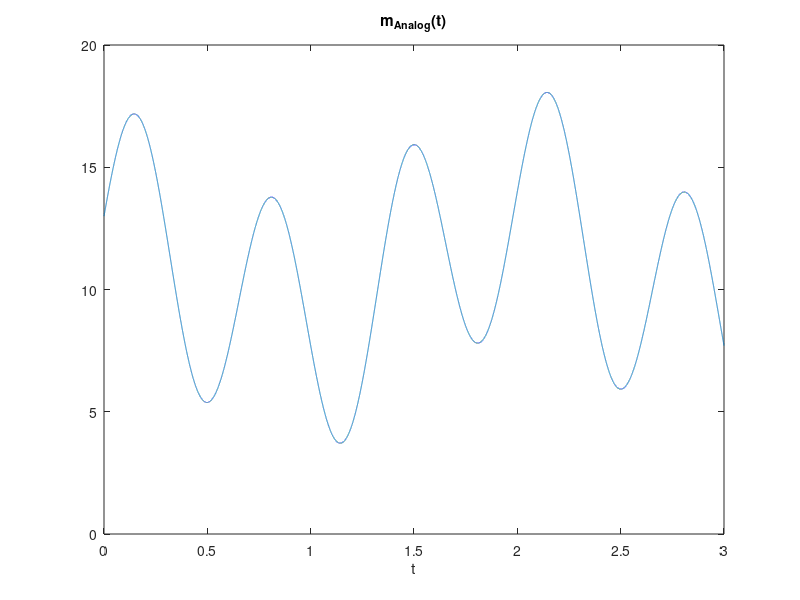
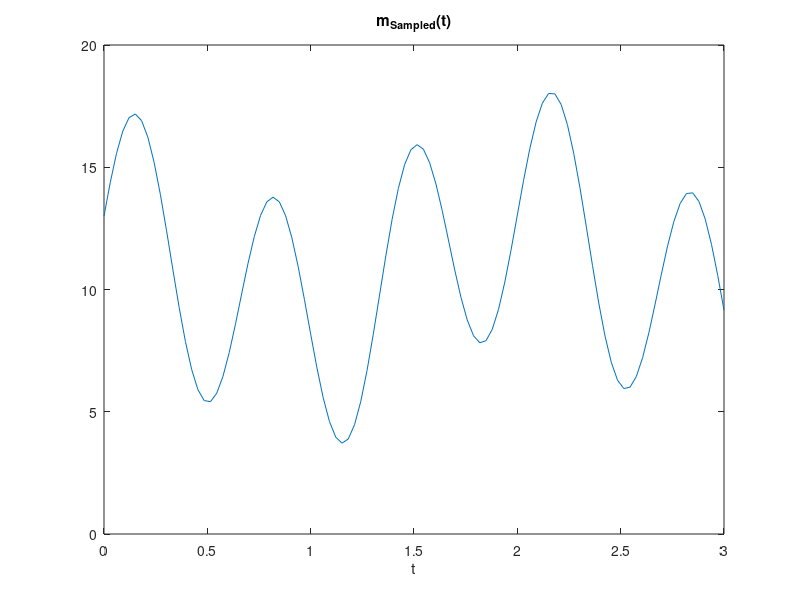
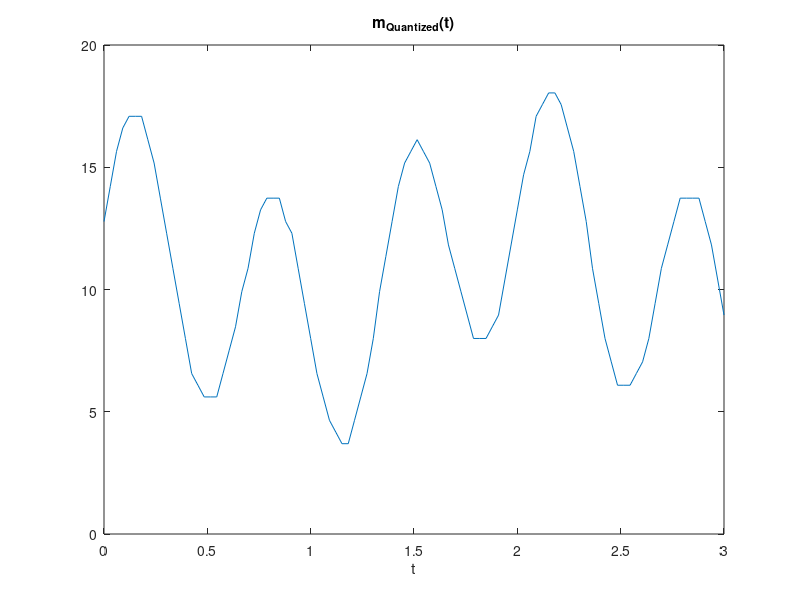
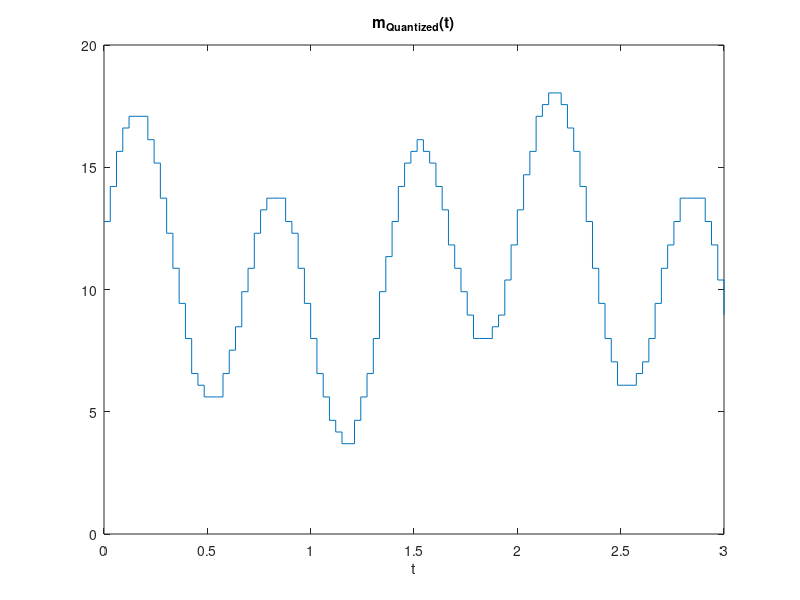

MATLAB code for these plots, in order:
%%
clc;
close all;
clear;

%%  Part 1 & 2
N = 50000;
fs = 500;
Tend = 3;
t = linspace(0, Tend, N);
m = @(t) 10 + 5 * sin(3 * pi * t) + 3 * (cos(pi * t)) .^ 3 + sin(pi * t / 4);
m = m(t);

md = m(1:fs:end);
td = linspace(0, Tend, N / fs);

figure;
% subplot(2, 1, 1);
plot(t, m);
title("m_{Analog}(t)");
xlabel("t");

figure;
% subplot(2, 1, 2);
plot(td, md);
title("m_{Sampled}(t)");
xlabel("t");

%%  Part 3
num_levels = 32;
e = 0.5;
Q0 = min(md) - e;
Q31 = max(md) + e;
m_range = Q31 - Q0;
Q_step = m_range / num_levels;
Q_levels = Q0:Q_step:Q31 - Q_step;

mq = zeros(size(md));

for i = 1:length(mq)
    [~, index] = min(abs(md(i) - Q_levels));
    mq(i) = Q_levels(index);
end

figure;
% subplot(2, 1, 1);
plot(td, mq);
title("m_{Quantized}(t)");
xlabel('t');

figure;
% subplot(2, 1, 2);
stairs(td, mq);
title("m_{Quantized}(t)");
xlabel('t');

%%  Part 4 - 1
load p.mat;
fsp = 1000;
t2 = linspace(0, Tend, N / fs * fsp);
E_p = sum(p .^ 2);
fprintf("Energy of p (base pulse) : E_p = %f", E_p);

%%  Part 4 - 2
G_code = [[0 0 0 0 0]; [0 0 0 0 1]; [0 0 0 1 1]; [0 0 0 1 0]; [0 0 1 1 0]; [0 0 1 1 1]; [0 0 1 0 1]; [0 0 1 0 0]; [0 1 1 0 0]; [0 1 1 0 1]; [0 1 1 1 1]; [0 1 1 1 0]; [0 1 0 1 0]; [0 1 0 1 1]; [0 1 0 0 1]; [0 1 0 0 0]; [1 1 0 0 0]; [1 1 0 0 1]; [1 1 0 1 1]; [1 1 0 1 0]; [1 1 1 1 0]; [1 1 1 1 1]; [1 1 1 0 1]; [1 1 1 0 0]; [1 0 1 0 0]; [1 0 1 0 1]; [1 0 1 1 1]; [1 0 1 1 0]; [1 0 0 1 0]; [1 0 0 1 1]; [1 0 0 0 1]; [1 0 0 0 0]];

G_code_d = [0 1 3 2 6 7 5 4 12 13 15 14 10 11 9 8 24 25 27 26 30 31 29 28 20 21 23 22 18 19 17 16];

mg.sig = zeros([1 length(mq)]);
mg.graycode = zeros([1 length(mq)]);
mg.qlvl = zeros([1 length(mq)]);

for i = 1:length(mq)
    idx = find(Q_levels == mq(i));
    mg.sig(i) = mq(i);
    mg.graycode(i) = G_code_d(idx);
    mg.qlvl(i) = idx;
end

pulse_amp = -31:2:31;

mp = zeros([1 fs * length(mq)]);

for i = 1:length(mq)
    mp(1000 * (i - 1) + 1:1000 * i) = pulse_amp(mg.qlvl(i)) * p;
end

figure;
plot(t2, mp);
title("m_{Pulse Quantized}(t)");
xlabel('t');

%%  Part 5
S_mp = mean(mp .^ 2);
SNR_db = 2;
SNR = 10 ^ (SNR_db / 10);
N_R = S_mp / SNR;
n = sqrt(N_R) * randn(1, length(t2));

sig_r = mp + n;
figure;
plot(t2, sig_r);
title("Received Signal");
xlabel("t");

%%  Part 6

decoded_amp = zeros([1 length(mq)]);

for i = 1:length(mq)
    pro = sig_r(1000 * (i - 1) + 1:1000 * i) .* p;
    mutual_E = sum(pro);
    decoded_amp(i) = floor(mutual_E / E_p);

    if rem(decoded_amp(i), 2) == 0
        decoded_amp(i) = decoded_amp(i) + 1;
    end

end

decoded_message.sig = zeros([1 length(mq)]);
decoded_message.graycode = zeros([1 length(mq)]);
decoded_message.qlvl = zeros([1 length(mq)]);

for i = 1:length(mq)
    idx = find(pulse_amp == decoded_amp(i));
    decoded_message.qlvl(i) = idx;
    decoded_message.graycode(i) = G_code_d(idx);
    decoded_message.sig(i) = Q_levels(idx);
end

figure;
plot(td, decoded_message.sig);
title('decoded signal');
xlabel('t');

BER = 0;

for i = 1:length(decoded_message.qlvl)
    res = 0;

    if decoded_message.graycode(i) ~= mg.graycode(i)
        dmg = dec2bin(decoded_message.graycode(i), 5);
        omg = dec2bin(mg.graycode(i), 5);
        diff = (dmg ~= omg);
        res = sum(diff);
    end

    BER = BER + res;
end

BER = BER / (5 * length(decoded_message.graycode));
fprintf("BER = %f\n", BER);
